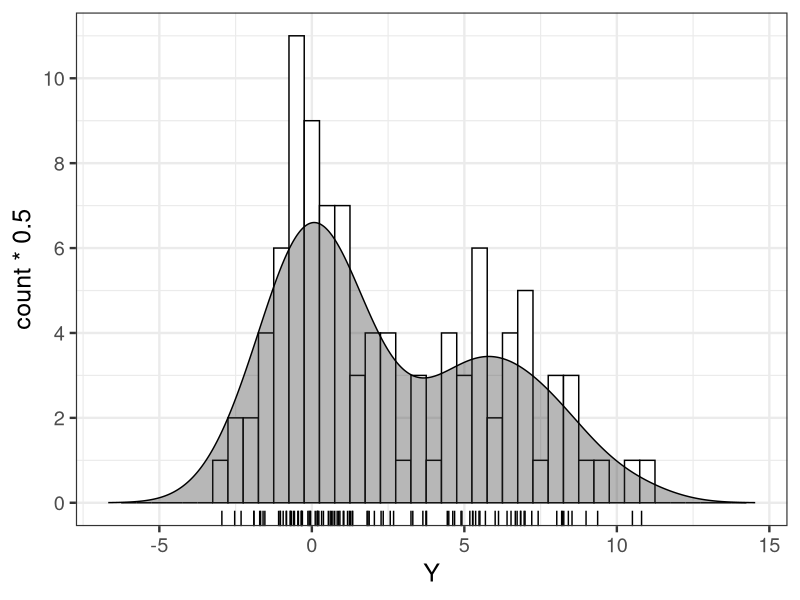

Generate this figure with R:
library(ggplot2)

d <- read.csv(file='input/data-mix1.txt')
dens <- density(d$Y)

bw <- 0.5
p <- ggplot(data=d, aes(x=Y)) +
  theme_bw(base_size=18) +
  geom_histogram(binwidth=bw, colour='black', fill='white') +
  geom_density(eval(bquote(aes(y=..count..*.(bw)))), alpha=0.35, colour='black', fill='gray20') +
  geom_rug(sides='b') +
  scale_y_continuous(breaks=seq(from=0, to=10, by=2)) +
  labs(x='Y') + xlim(range(dens$x))
ggsave(file='output/fig11-2.png', plot=p, dpi=300, w=4, h=3)
